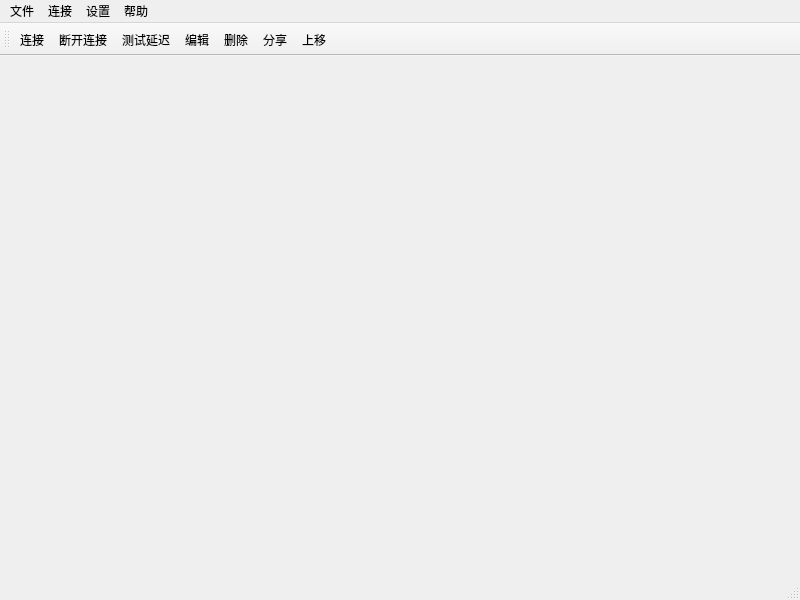
<?xml version="1.0" encoding="UTF-8"?>
<ui version="4.0">
 <class>MainWindow</class>
 <widget class="QMainWindow" name="MainWindow">
  <property name="geometry">
   <rect>
    <x>0</x>
    <y>0</y>
    <width>800</width>
    <height>600</height>
   </rect>
  </property>
  <property name="windowTitle">
   <string>MainWindow</string>
  </property>
  <widget class="QWidget" name="centralwidget">
   <widget class="ConnectionList" name="CL" native="true">
    <property name="geometry">
     <rect>
      <x>-1</x>
      <y>0</y>
      <width>801</width>
      <height>551</height>
     </rect>
    </property>
   </widget>
  </widget>
  <widget class="QMenuBar" name="menubar">
   <property name="geometry">
    <rect>
     <x>0</x>
     <y>0</y>
     <width>800</width>
     <height>22</height>
    </rect>
   </property>
   <widget class="QMenu" name="menutrojan_go_desktop">
    <property name="title">
     <string>文件</string>
    </property>
    <addaction name="ActionQuit"/>
   </widget>
   <widget class="QMenu" name="menu">
    <property name="title">
     <string>连接</string>
    </property>
    <addaction name="ActionAdd"/>
    <addaction name="ActionEdit"/>
    <addaction name="ActionShare"/>
    <addaction name="ActionDel"/>
    <addaction name="separator"/>
    <addaction name="separator"/>
    <addaction name="ActionConnect"/>
    <addaction name="ActionDisconnect"/>
    <addaction name="ActionTestDelay"/>
   </widget>
   <widget class="QMenu" name="menu_2">
    <property name="title">
     <string>设置</string>
    </property>
    <addaction name="AcionRegulationSetttings"/>
    <addaction name="ActionUserRuleSettings"/>
    <addaction name="ActionAdditionalSettings"/>
    <addaction name="separator"/>
   </widget>
   <widget class="QMenu" name="menu_3">
    <property name="title">
     <string>帮助</string>
    </property>
    <addaction name="ActionGuiLog"/>
    <addaction name="ActionTrojanLog"/>
   </widget>
   <addaction name="menutrojan_go_desktop"/>
   <addaction name="menu"/>
   <addaction name="menu_2"/>
   <addaction name="menu_3"/>
  </widget>
  <widget class="QStatusBar" name="statusbar"/>
  <widget class="QToolBar" name="toolBar">
   <property name="windowTitle">
    <string>toolBar</string>
   </property>
   <attribute name="toolBarArea">
    <enum>TopToolBarArea</enum>
   </attribute>
   <attribute name="toolBarBreak">
    <bool>false</bool>
   </attribute>
   <addaction name="ActionConnect"/>
   <addaction name="ActionDisconnect"/>
   <addaction name="ActionTestDelay"/>
   <addaction name="ActionEdit"/>
   <addaction name="ActionDel"/>
   <addaction name="ActionShare"/>
   <addaction name="ActionUp"/>
  </widget>
  <action name="ActionQuit">
   <property name="text">
    <string>退出</string>
   </property>
  </action>
  <action name="ActionAdd">
   <property name="text">
    <string>添加</string>
   </property>
  </action>
  <action name="ActionEdit">
   <property name="text">
    <string>编辑</string>
   </property>
  </action>
  <action name="ActionShare">
   <property name="text">
    <string>分享</string>
   </property>
  </action>
  <action name="ActionDel">
   <property name="text">
    <string>删除</string>
   </property>
  </action>
  <action name="ActionConnect">
   <property name="text">
    <string>连接</string>
   </property>
  </action>
  <action name="ActionDisconnect">
   <property name="text">
    <string>断开连接</string>
   </property>
  </action>
  <action name="ActionTestDelay">
   <property name="text">
    <string>测试延迟</string>
   </property>
  </action>
  <action name="AcionRegulationSetttings">
   <property name="text">
    <string>常规设置</string>
   </property>
  </action>
  <action name="ActionUserRuleSettings">
   <property name="text">
    <string>用户规则设置</string>
   </property>
  </action>
  <action name="ActionAdditionalSettings">
   <property name="text">
    <string>高级设置</string>
   </property>
  </action>
  <action name="ActionGuiLog">
   <property name="text">
    <string>gui日志</string>
   </property>
  </action>
  <action name="ActionTrojanLog">
   <property name="text">
    <string>trojan日志</string>
   </property>
  </action>
  <action name="ActionUp">
   <property name="text">
    <string>上移</string>
   </property>
   <property name="toolTip">
    <string>上移</string>
   </property>
  </action>
 </widget>
 <customwidgets>
  <customwidget>
   <class>ConnectionList</class>
   <extends>QWidget</extends>
   <header location="global">connectionlist.h</header>
   <container>1</container>
  </customwidget>
 </customwidgets>
 <resources/>
 <connections/>
</ui>
